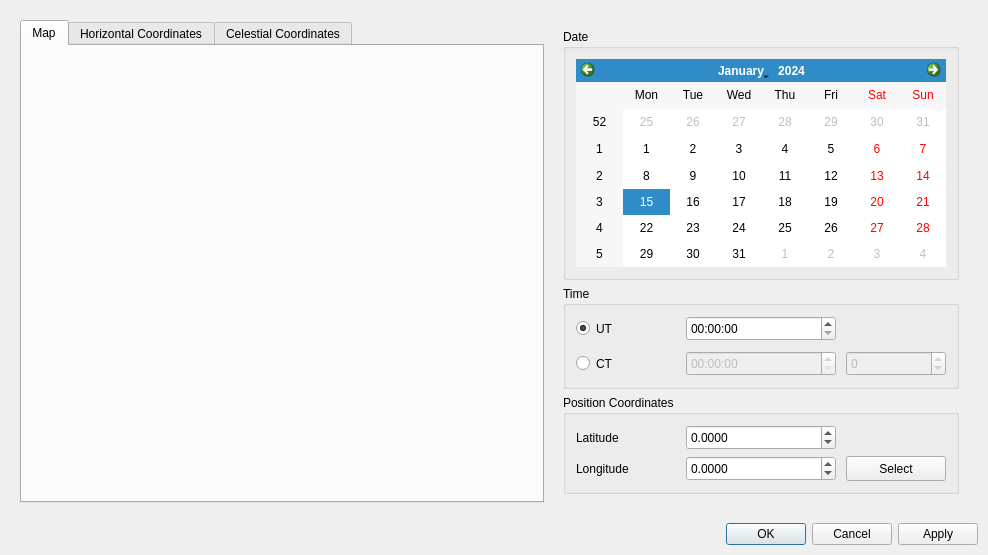
<?xml version="1.0" encoding="UTF-8"?>
<ui version="4.0">
 <class>SunPositionCalculatorDialog</class>
 <widget class="QDialog" name="SunPositionCalculatorDialog">
  <property name="geometry">
   <rect>
    <x>0</x>
    <y>0</y>
    <width>966</width>
    <height>555</height>
   </rect>
  </property>
  <property name="windowTitle">
   <string>Sun Position Calculator</string>
  </property>
  <layout class="QVBoxLayout" name="verticalLayout_2">
   <property name="spacing">
    <number>10</number>
   </property>
   <property name="margin">
    <number>10</number>
   </property>
   <item>
    <widget class="QWidget" name="widget" native="true">
     <layout class="QHBoxLayout" name="horizontalLayout">
      <property name="spacing">
       <number>10</number>
      </property>
      <property name="margin">
       <number>10</number>
      </property>
      <item>
       <widget class="QTabWidget" name="viewTab">
        <property name="currentIndex">
         <number>0</number>
        </property>
        <widget class="QWidget" name="mapTab">
         <attribute name="title">
          <string>Map</string>
         </attribute>
         <layout class="QVBoxLayout" name="verticalLayout_4">
          <property name="spacing">
           <number>10</number>
          </property>
          <property name="margin">
           <number>10</number>
          </property>
          <item>
           <widget class="WorldMap" name="worldMap" native="true">
            <property name="sizePolicy">
             <sizepolicy hsizetype="Fixed" vsizetype="Preferred">
              <horstretch>0</horstretch>
              <verstretch>0</verstretch>
             </sizepolicy>
            </property>
            <property name="minimumSize">
             <size>
              <width>500</width>
              <height>0</height>
             </size>
            </property>
            <property name="maximumSize">
             <size>
              <width>500</width>
              <height>16777215</height>
             </size>
            </property>
           </widget>
          </item>
         </layout>
        </widget>
        <widget class="HorizontalWidget" name="horizontalWidget">
         <property name="maximumSize">
          <size>
           <width>392</width>
           <height>411</height>
          </size>
         </property>
         <attribute name="title">
          <string>Horizontal Coordinates</string>
         </attribute>
        </widget>
        <widget class="HorizontalWidget" name="celestialWidget">
         <attribute name="title">
          <string>Celestial Coordinates</string>
         </attribute>
        </widget>
       </widget>
      </item>
      <item>
       <widget class="QWidget" name="parametersWidget" native="true">
        <layout class="QVBoxLayout" name="verticalLayout">
         <item>
          <widget class="QGroupBox" name="dateGroup">
           <property name="sizePolicy">
            <sizepolicy hsizetype="Preferred" vsizetype="Ignored">
             <horstretch>0</horstretch>
             <verstretch>0</verstretch>
            </sizepolicy>
           </property>
           <property name="title">
            <string>Date</string>
           </property>
           <layout class="QVBoxLayout" name="verticalLayout_3">
            <property name="spacing">
             <number>10</number>
            </property>
            <property name="margin">
             <number>10</number>
            </property>
            <item>
             <widget class="QCalendarWidget" name="calendarWidget">
              <property name="maximumSize">
               <size>
                <width>16777215</width>
                <height>300</height>
               </size>
              </property>
             </widget>
            </item>
           </layout>
          </widget>
         </item>
         <item>
          <widget class="QGroupBox" name="timeGroup">
           <property name="title">
            <string>Time</string>
           </property>
           <layout class="QGridLayout" name="gridLayout">
            <property name="margin">
             <number>10</number>
            </property>
            <property name="spacing">
             <number>10</number>
            </property>
            <item row="0" column="0">
             <widget class="QRadioButton" name="utRadio">
              <property name="minimumSize">
               <size>
                <width>100</width>
                <height>25</height>
               </size>
              </property>
              <property name="text">
               <string>UT</string>
              </property>
              <property name="checked">
               <bool>true</bool>
              </property>
             </widget>
            </item>
            <item row="2" column="0">
             <widget class="QRadioButton" name="ctRatio">
              <property name="minimumSize">
               <size>
                <width>100</width>
                <height>25</height>
               </size>
              </property>
              <property name="text">
               <string>CT</string>
              </property>
             </widget>
            </item>
            <item row="2" column="1" colspan="2">
             <widget class="QTimeEdit" name="ctTime">
              <property name="enabled">
               <bool>false</bool>
              </property>
              <property name="minimumSize">
               <size>
                <width>150</width>
                <height>25</height>
               </size>
              </property>
              <property name="currentSectionIndex">
               <number>0</number>
              </property>
              <property name="timeSpec">
               <enum>Qt::LocalTime</enum>
              </property>
             </widget>
            </item>
            <item row="2" column="3">
             <widget class="QSpinBox" name="zoneSpin">
              <property name="enabled">
               <bool>false</bool>
              </property>
              <property name="minimumSize">
               <size>
                <width>100</width>
                <height>25</height>
               </size>
              </property>
              <property name="minimum">
               <number>-12</number>
              </property>
              <property name="maximum">
               <number>12</number>
              </property>
             </widget>
            </item>
            <item row="0" column="1" colspan="2">
             <widget class="QTimeEdit" name="utTime">
              <property name="minimumSize">
               <size>
                <width>150</width>
                <height>25</height>
               </size>
              </property>
             </widget>
            </item>
           </layout>
          </widget>
         </item>
         <item>
          <widget class="QGroupBox" name="positionGroup">
           <property name="title">
            <string>Position Coordinates</string>
           </property>
           <layout class="QGridLayout" name="gridLayout_2">
            <property name="horizontalSpacing">
             <number>10</number>
            </property>
            <property name="margin">
             <number>10</number>
            </property>
            <item row="0" column="0">
             <widget class="QLabel" name="latitudeLabel">
              <property name="minimumSize">
               <size>
                <width>100</width>
                <height>25</height>
               </size>
              </property>
              <property name="text">
               <string>Latitude</string>
              </property>
             </widget>
            </item>
            <item row="1" column="0">
             <widget class="QLabel" name="longitudeLabel">
              <property name="minimumSize">
               <size>
                <width>100</width>
                <height>25</height>
               </size>
              </property>
              <property name="text">
               <string>Longitude</string>
              </property>
             </widget>
            </item>
            <item row="0" column="1" colspan="3">
             <widget class="QDoubleSpinBox" name="latitudeSpin">
              <property name="minimumSize">
               <size>
                <width>150</width>
                <height>25</height>
               </size>
              </property>
              <property name="decimals">
               <number>4</number>
              </property>
              <property name="minimum">
               <double>-90.000000000000000</double>
              </property>
              <property name="maximum">
               <double>90.000000000000000</double>
              </property>
             </widget>
            </item>
            <item row="1" column="1" colspan="3">
             <widget class="QDoubleSpinBox" name="longitudeSpin">
              <property name="minimumSize">
               <size>
                <width>150</width>
                <height>25</height>
               </size>
              </property>
              <property name="decimals">
               <number>4</number>
              </property>
              <property name="minimum">
               <double>-180.000000000000000</double>
              </property>
              <property name="maximum">
               <double>180.000000000000000</double>
              </property>
             </widget>
            </item>
            <item row="1" column="4">
             <widget class="QPushButton" name="selectButton">
              <property name="minimumSize">
               <size>
                <width>100</width>
                <height>25</height>
               </size>
              </property>
              <property name="text">
               <string>Select</string>
              </property>
             </widget>
            </item>
           </layout>
          </widget>
         </item>
        </layout>
       </widget>
      </item>
     </layout>
    </widget>
   </item>
   <item>
    <widget class="QDialogButtonBox" name="buttonBox">
     <property name="orientation">
      <enum>Qt::Horizontal</enum>
     </property>
     <property name="standardButtons">
      <set>QDialogButtonBox::Apply|QDialogButtonBox::Cancel|QDialogButtonBox::Ok</set>
     </property>
    </widget>
   </item>
  </layout>
 </widget>
 <customwidgets>
  <customwidget>
   <class>HorizontalWidget</class>
   <extends>QWidget</extends>
   <header>HorizontalWidget.h</header>
   <container>1</container>
  </customwidget>
  <customwidget>
   <class>WorldMap</class>
   <extends>QWidget</extends>
   <header>WorldMap.h</header>
   <container>1</container>
  </customwidget>
 </customwidgets>
 <tabstops>
  <tabstop>buttonBox</tabstop>
  <tabstop>viewTab</tabstop>
  <tabstop>calendarWidget</tabstop>
  <tabstop>utRadio</tabstop>
  <tabstop>ctRatio</tabstop>
  <tabstop>ctTime</tabstop>
  <tabstop>zoneSpin</tabstop>
  <tabstop>latitudeSpin</tabstop>
  <tabstop>longitudeSpin</tabstop>
  <tabstop>selectButton</tabstop>
 </tabstops>
 <resources/>
 <connections>
  <connection>
   <sender>buttonBox</sender>
   <signal>accepted()</signal>
   <receiver>SunPositionCalculatorDialog</receiver>
   <slot>accept()</slot>
   <hints>
    <hint type="sourcelabel">
     <x>224</x>
     <y>500</y>
    </hint>
    <hint type="destinationlabel">
     <x>157</x>
     <y>274</y>
    </hint>
   </hints>
  </connection>
  <connection>
   <sender>buttonBox</sender>
   <signal>rejected()</signal>
   <receiver>SunPositionCalculatorDialog</receiver>
   <slot>reject()</slot>
   <hints>
    <hint type="sourcelabel">
     <x>292</x>
     <y>506</y>
    </hint>
    <hint type="destinationlabel">
     <x>286</x>
     <y>274</y>
    </hint>
   </hints>
  </connection>
  <connection>
   <sender>ctRatio</sender>
   <signal>toggled(bool)</signal>
   <receiver>ctTime</receiver>
   <slot>setEnabled(bool)</slot>
   <hints>
    <hint type="sourcelabel">
     <x>502</x>
     <y>305</y>
    </hint>
    <hint type="destinationlabel">
     <x>636</x>
     <y>304</y>
    </hint>
   </hints>
  </connection>
  <connection>
   <sender>ctRatio</sender>
   <signal>toggled(bool)</signal>
   <receiver>zoneSpin</receiver>
   <slot>setEnabled(bool)</slot>
   <hints>
    <hint type="sourcelabel">
     <x>502</x>
     <y>305</y>
    </hint>
    <hint type="destinationlabel">
     <x>768</x>
     <y>304</y>
    </hint>
   </hints>
  </connection>
  <connection>
   <sender>utRadio</sender>
   <signal>toggled(bool)</signal>
   <receiver>utTime</receiver>
   <slot>setEnabled(bool)</slot>
   <hints>
    <hint type="sourcelabel">
     <x>510</x>
     <y>376</y>
    </hint>
    <hint type="destinationlabel">
     <x>667</x>
     <y>376</y>
    </hint>
   </hints>
  </connection>
 </connections>
</ui>
